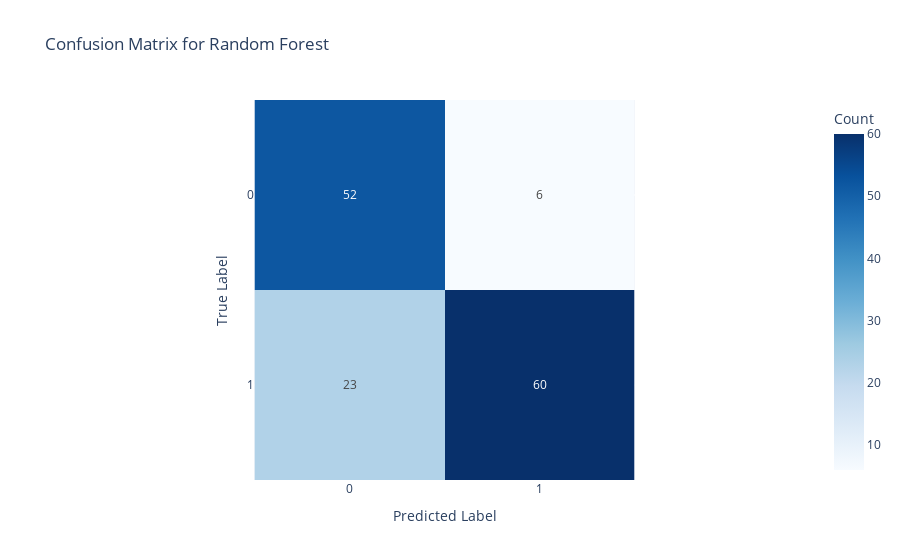

The notebook cell saved with this chart:
### Code cell
cm = confusion_matrix(y_test, y_pred)
fig = px.imshow(cm, text_auto=True, color_continuous_scale='Blues',
                title=f'Confusion Matrix for Random Forest',
                labels=dict(x='Predicted Label', y='True Label', color='Count'))
fig.update_xaxes(tickvals=[0, 1], ticktext=['0', '1'])
fig.update_yaxes(tickvals=[0, 1], ticktext=['0', '1'])
fig.show()

### Figure 1 — Plotly figure (JSON) as saved in the notebook; plotly's stock layout.template omitted (floating-point values rounded to 4 significant figures)
{"data": [{"coloraxis": "coloraxis", "hovertemplate": "Predicted Label: %{x}<br>True Label: %{y}<br>Count: %{z}<extra></extra>", "name": "0", "texttemplate": "%{z}", "type": "heatmap", "xaxis": "x", "yaxis": "y", "z": [[52, 6], [23, 60]]}], "layout": {"coloraxis": {"colorbar": {"title": {"text": "Count"}}, "colorscale": [[0, "rgb(247,251,255)"], [0.125, "rgb(222,235,247)"], [0.25, "rgb(198,219,239)"], [0.375, "rgb(158,202,225)"], [0.5, "rgb(107,174,214)"], [0.625, "rgb(66,146,198)"], [0.75, "rgb(33,113,181)"], [0.875, "rgb(8,81,156)"], [1, "rgb(8,48,107)"]]}, "title": {"text": "Confusion Matrix for Random Forest"}, "xaxis": {"anchor": "y", "constrain": "domain", "domain": [0, 1], "scaleanchor": "y", "ticktext": ["0", "1"], "tickvals": [0, 1], "title": {"text": "Predicted Label"}}, "yaxis": {"anchor": "x", "autorange": "reversed", "constrain": "domain", "domain": [0, 1], "ticktext": ["0", "1"], "tickvals": [0, 1], "title": {"text": "True Label"}}}}
